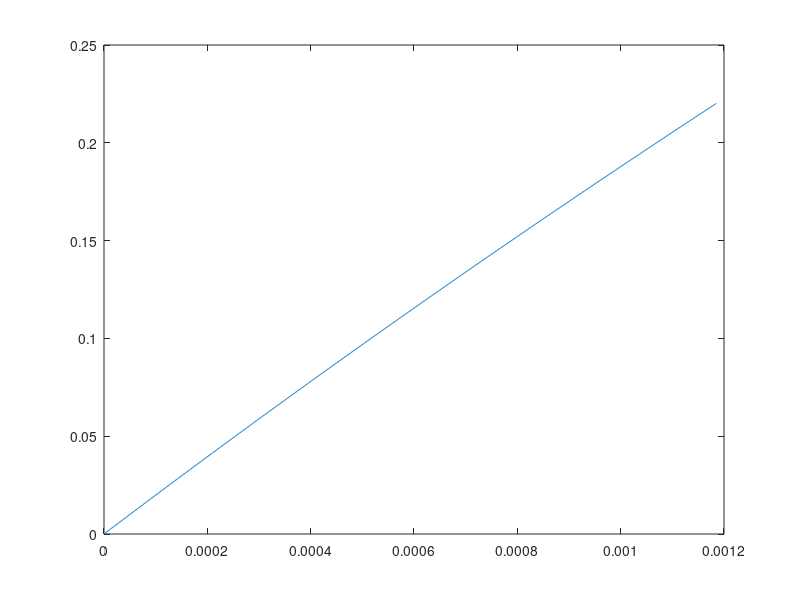
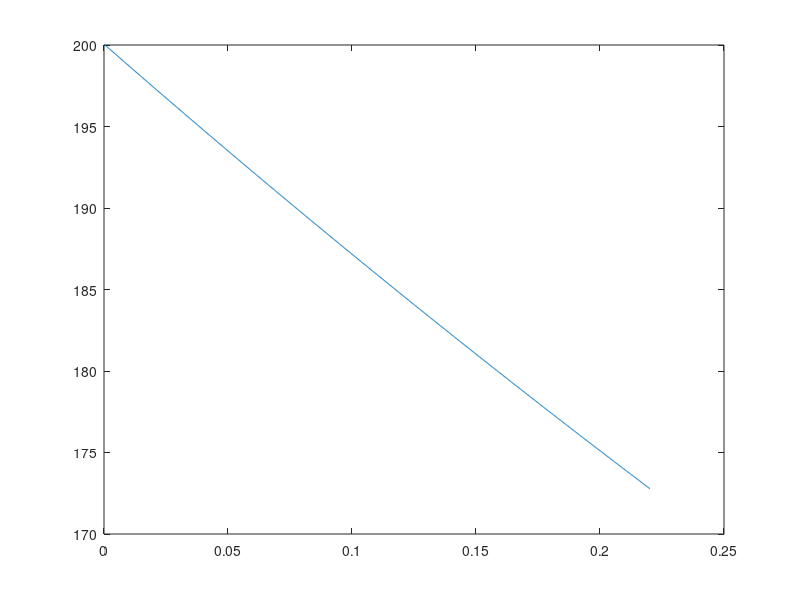

The MATLAB script that drew these images, in order:
% angle=.301
% m_b=.04
% height=8-8*cos(angle)

rho=1.22;
A=pi*0.0399/2;
cd=0.47;
v_0=200;
distance=0.22;
v=v_0;
mass=0.027;
dt=0.000001;
t=[0];
x=[0];
i=2;
while x(i-1)<distance
  fd(i)=-(1/2*rho*(v(i-1))^2*A*cd);
  a(i)=fd(i-1)/mass;
  v(i)=v(i-1)+a(i-1)*dt;
  x(i)=x(i-1)+v(i-1)*dt;
  t(i)=t(i-1)+dt;
  i=i+1;
end
figure(1)
plot(t,x)
figure(2)
plot(x,v)
disp(v(2)-v(i-1))
